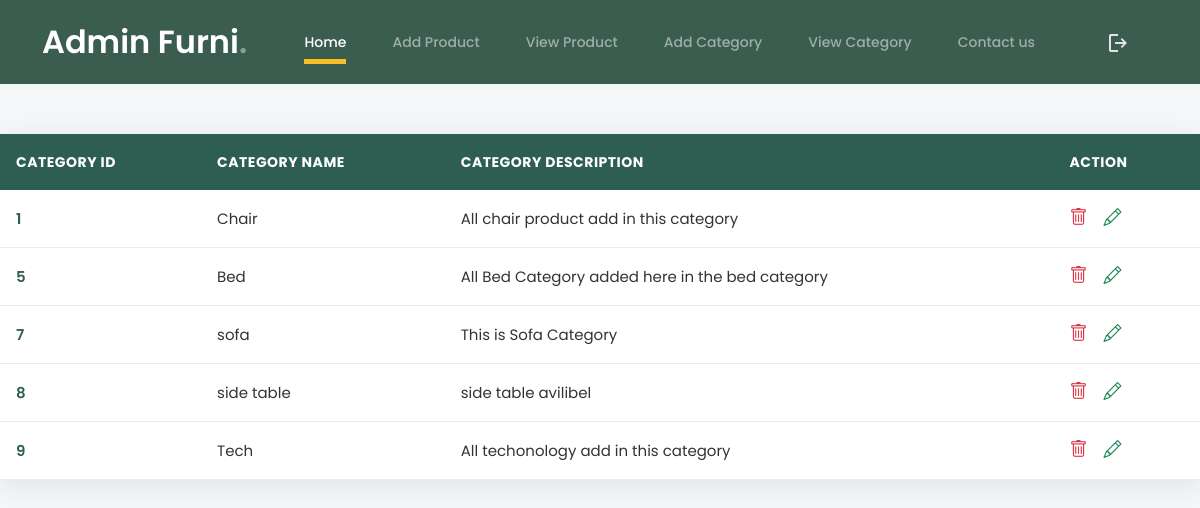
Screenshot of /view_category.php with the database file from the repository.
### tables this page shows
CREATE TABLE `category` (
  `category_id` int(11) NOT NULL,
  `category_name` varchar(100) NOT NULL,
  `category_desc` text DEFAULT NULL,
  `status` enum('active','inactive') DEFAULT 'active',
  `created_at` datetime DEFAULT current_timestamp(),
  `updated_at` datetime DEFAULT current_timestamp() ON UPDATE current_timestamp()
);

### admin/veiw_category.php (the view, shortened to what this page needs)
<?php
        include "connect.php";
        $select_query = "select * from category";
        $run = mysqli_query($conn, $select_query);
    ?>
    <table>
        <thead>
            <tr>
                <th>Category ID</th>
                <th>Category Name</th>
                <th>Category Description</th>
                <th>Action</th>
            </tr>
        </thead>
        <tbody>
            <?php
                while($data = mysqli_fetch_array($run)){
                    echo "
                        <tr>
                            <td>$data[0]</td>
                            <td>$data[1]</td>
                            <td>$data[2]</td>
                            <td>
                                <a href='delete.php?category_id=$data[0]'><i class='bi bi-trash'></i></a>
                                <a href='update.php?category_id=$data[0]&category_name=$data[1]&category_desc=$data[2]'><i class='bi bi-pencil'></i></a>
                            </td>
                        </tr>
                    ";
                }
            ?>
        </tbody>
    </table>

### css/style.css (style rules this page uses)
body { overflow-x: hidden; position: relative; }
body { font-family: "Inter", sans-serif; font-weight: 400; line-height: 28px; color: #6a6a6a; font-size: 14px; background-color: #eff2f1; }
a { text-decoration: none; -webkit-transition: .3s all ease; -o-transition: .3s all ease; transition: .3s all ease; color: #2f2f2f; text-decoration: underline; }

### css/category.css (style rules this page uses)
* { margin: 0; padding: 0; box-sizing: border-box; }
body { font-family: "Poppins", sans-serif; background-color: #f4f6fa; }
table { width: 100%; border-collapse: collapse; background-color: #fff; box-shadow: 0 6px 25px rgba(0, 0, 0, 0.08); overflow: hidden; margin-top: 50px; }
thead { background-color: #2d5e51; color: #fff; }
thead th { padding: 14px 16px; text-align: left; text-transform: uppercase; letter-spacing: 0.5px; font-size: 14px; }
tbody tr { border-bottom: 1px solid #eaeaea; transition: background 0.3s ease; }
tbody td { padding: 14px 16px; color: #333; font-size: 15px; }
tbody td:first-child { font-weight: 600; color: #2d5e51; }
td i { cursor: pointer; font-size: 18px; margin-right: 12px; transition: transform 0.2s, color 0.3s; }
td i.bi-trash { color: #dc3545; }
td i.bi-pencil { color: #198754; }

### css/register.css (style rules this page uses)
* { margin: 0; padding: 0; box-sizing: border-box; }

### css/admin.css (style rules this page uses)
* { margin: 0; padding: 0; box-sizing: border-box; font-family: "Poppins", sans-serif; }
body { background-color: #f4f6f7; color: #333; }

### rows the page displays
category: category_id "1", category_name "Chair", category_desc "All chair product add in this category"
category: category_id "5", category_name "Bed", category_desc "All Bed Category added here in the bed category"
category: category_id "7", category_name "sofa", category_desc "This is Sofa Category"
category: category_id "8", category_name "side table", category_desc "side table avilibel"
category: category_id "9", category_name "Tech", category_desc "All techonology add in this category"
